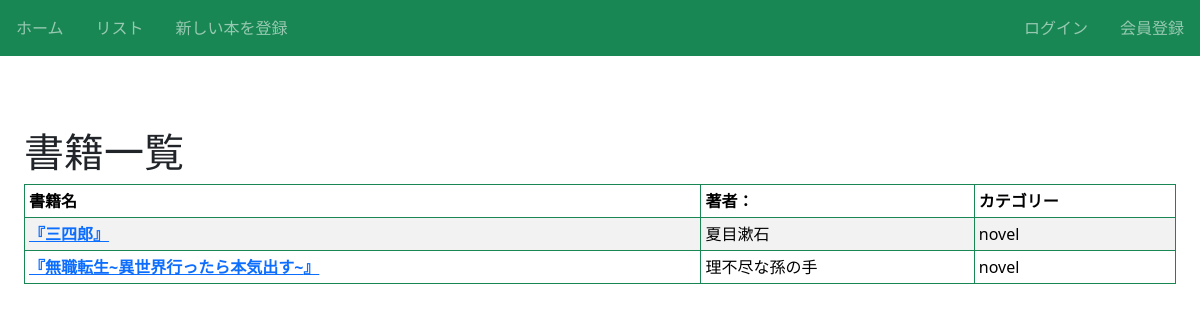
The page /book/ on the database as committed earlier.
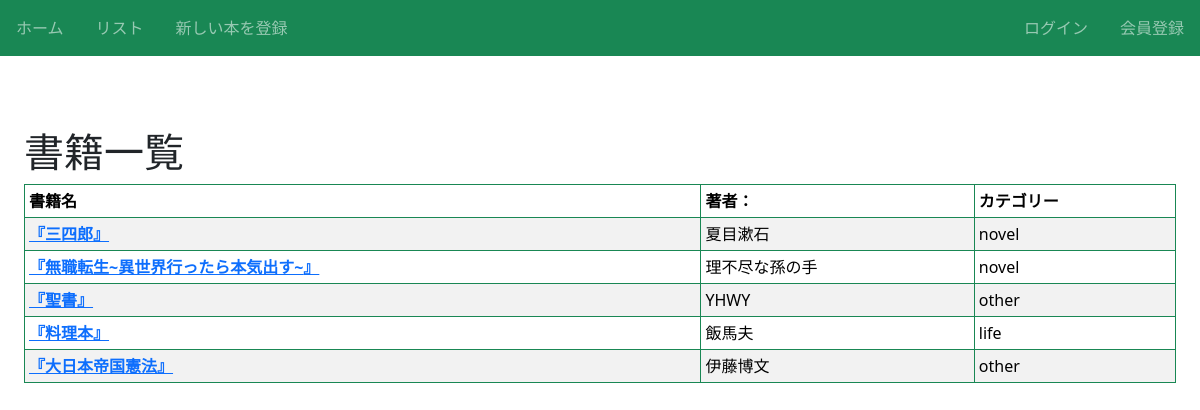
The same page on the database as committed later.
### book/models.py (models this page shows, shortened)
class Book(models.Model):
    title = models.CharField(max_length=100)
    writter = models.CharField(max_length=50) #著者情報
    text = models.TextField()
    thumbnail = models.ImageField(null=True, blank=True)
    category = models.CharField(max_length=100, choices=CATEGORY)

### book/views.py (the view)
# urls.py: path('book/', views.ListBookView.as_view(), name='list-book'),
class ListBookView(ListView):
    template_name = 'book/book_list.html'
    model = Book

### book/templates/book/book_list.html (shortened to what this page needs)
{% extends 'base.html' %}
 {% block h1 %}書籍一覧{% endblock %}
 {% block content %}
<table class="table table-striped table-sm table-hover table-bordered border-success">
   <thead>
  <tr>
    <th scope="col">書籍名</th>
    <th scope="col">著者：</th>
    <th scope="col">カテゴリー</th>
  </tr>
 </thead>
 <tbody class="able-group-divider">
  {% for item in object_list %}
  <tr>
    <th><a href="{% url 'detail-book' item.pk %}">『{{item.title}}』</a></th>
    <td>{{item.writter}}</td>
    <td>{{item.category}}</td>
  </tr>
  {% endfor %}
 </tbody>
</table>
{% endblock %}

Rows that differ between the two databases and show on the page:
added Book: title "聖書", writter "YHWY", category "other"
added Book: title "料理本", writter "飯馬夫", category "life"
added Book: title "大日本帝国憲法", writter "伊藤博文", category "other"
